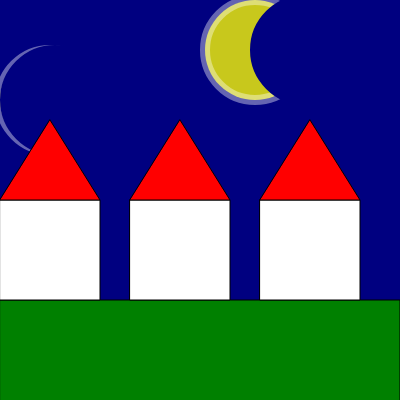
Frame 1 (no input)
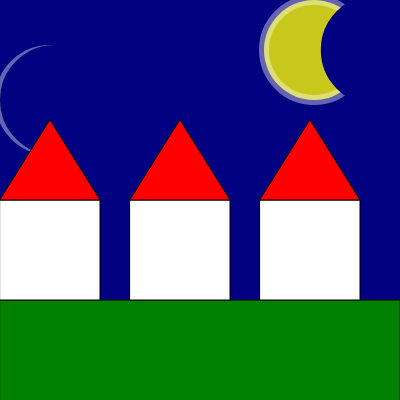
Frame 60 (no input)
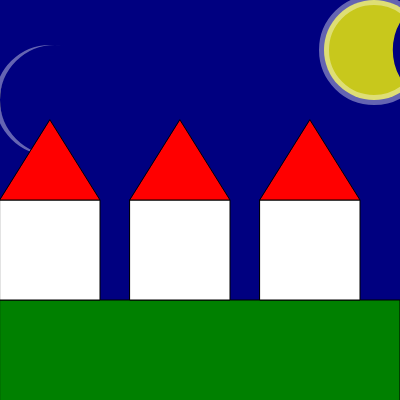
Frame 120 (the mouse pressed at the canvas centre since frame 60)

The p5.js sketch that drew these frames (run headless with seeded random() and noise() and a simulated clock; from frame 60 on, the mouse is pressed at the canvas centre):

// p5.js sketch
// ── sketch.js

// LEZIONE 4 - PARTE 4 
// growing moon

let canvasXMax = 400, canvasYMax = 400;
let moonXpos = 255;
let moonYpos = 50;
let phase = 50;
let diametro = 100;

function setup() {
  createCanvas(canvasXMax, canvasYMax);
}


function draw() {
  background("navy");
  //moon
  colorMode(RGB);

  // FUNZIONE DISEGNO LUNA
  drawMoon(50, 100, 100, 5)
  drawMoon(moonXpos, moonYpos, 100, phase)



  stroke(0);//black outline
  strokeWeight(1);//outline thickness
  fill("green");
  let y = 300;
  rect(0, y, canvasXMax, y);
  stroke(0);//black outline
  strokeWeight(1);//outline thickness
  let x_casa = 0;
  let house_height = 100, house_width = 100;
  for (let numero_case = 0; numero_case < 3; numero_case++) {
    fill("white");
    rect(x_casa, y - house_height, house_width, house_height);
    fill("red");
    let roof_height = 80;
    triangle(x_casa, y - house_height, x_casa + house_width, y - house_height, x_casa + (house_width / 2), y - house_height - roof_height);
    x_casa += house_width + 30;
  }
  //displays the x and y position of the mouse on the canvas
  stroke("white");
  strokeWeight(1);
  fill(255);//white text
  textSize(50)

  // delimita i confini con l'operatore modulo
  moonXpos = (moonXpos + 1) % canvasXMax;
  phase = phase +0.2;
  if (phase>diametro) {
    phase = -diametro;
  }
}

//--------DISEGNO + TRASLAZIONE LUNA------------
function drawMoon(xMoon, yMoon, dMoon, phase) {
   // traslazione luna 
    // momento in cui luna è "piena" --> cerchio blu a dx
    // spostare cerchio blu a sx --> velocità !=
  push();
  // disegno luna
  fill(255, 255, 0, 200);
  stroke(255, 255, 255, 100)
  strokeWeight(10); //large outline
  circle(xMoon, yMoon, dMoon)
  //overlappin circle 
  // traslazione di una certa fase in orizzontale
  translate(phase,0)
  stroke("navy");
  fill("navy");
  circle(xMoon, yMoon, dMoon);
  pop();
    
}
